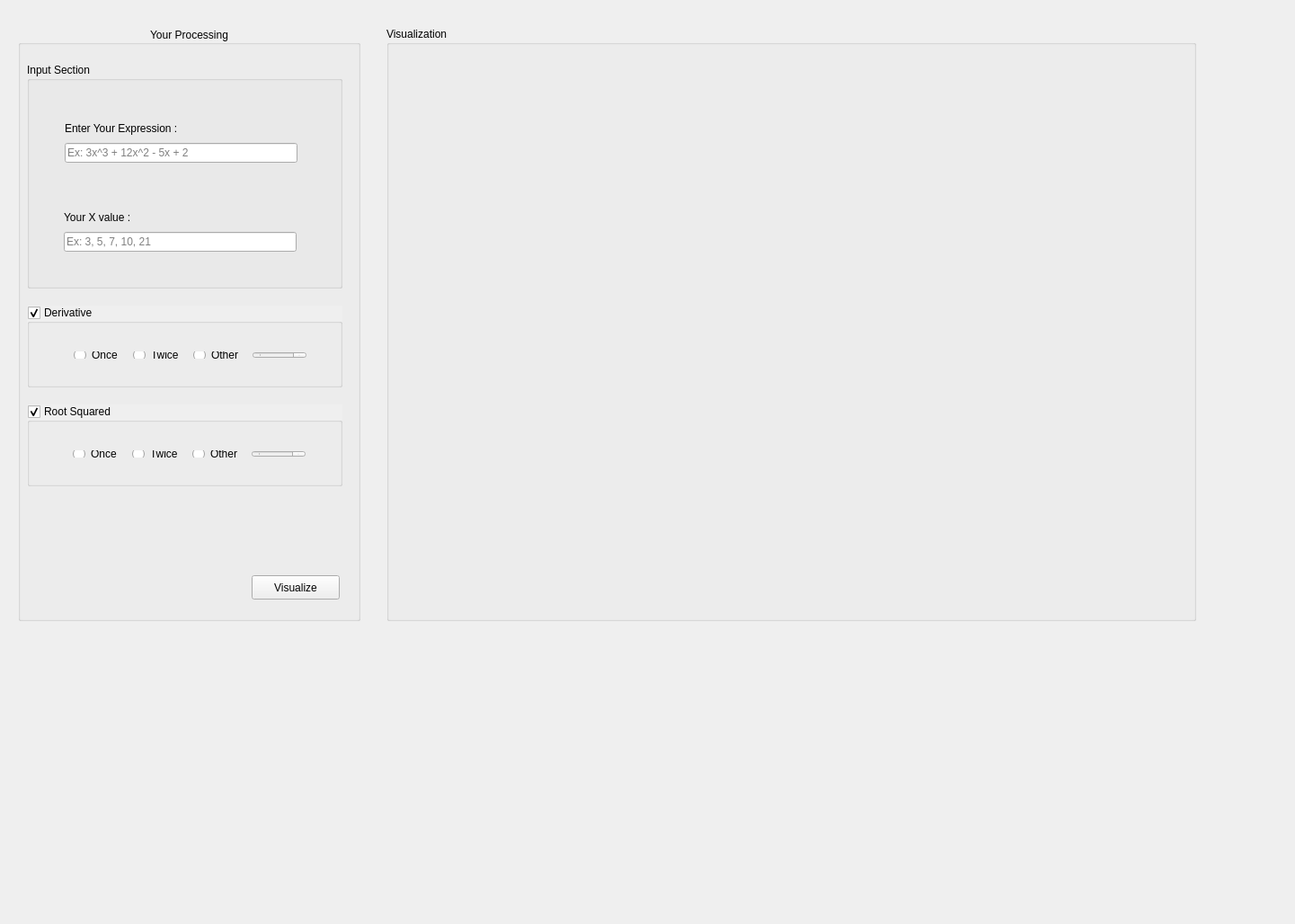
<?xml version="1.0" encoding="UTF-8"?>
<ui version="4.0">
 <class>Calviz</class>
 <widget class="QWidget" name="Calviz">
  <property name="geometry">
   <rect>
    <x>0</x>
    <y>0</y>
    <width>1441</width>
    <height>1028</height>
   </rect>
  </property>
  <property name="windowTitle">
   <string>Calviz</string>
  </property>
  <widget class="QGroupBox" name="ProcessingBox">
   <property name="enabled">
    <bool>true</bool>
   </property>
   <property name="geometry">
    <rect>
     <x>20</x>
     <y>30</y>
     <width>381</width>
     <height>661</height>
    </rect>
   </property>
   <property name="autoFillBackground">
    <bool>true</bool>
   </property>
   <property name="title">
    <string>Your Processing</string>
   </property>
   <property name="alignment">
    <set>Qt::AlignCenter</set>
   </property>
   <property name="flat">
    <bool>false</bool>
   </property>
   <widget class="QGroupBox" name="DerivativeBox">
    <property name="geometry">
     <rect>
      <x>10</x>
      <y>310</y>
      <width>351</width>
      <height>91</height>
     </rect>
    </property>
    <property name="autoFillBackground">
     <bool>true</bool>
    </property>
    <property name="title">
     <string>Derivative</string>
    </property>
    <property name="checkable">
     <bool>true</bool>
    </property>
    <property name="checked">
     <bool>true</bool>
    </property>
    <widget class="QWidget" name="layoutWidget">
     <property name="geometry">
      <rect>
       <x>41</x>
       <y>40</y>
       <width>281</width>
       <height>30</height>
      </rect>
     </property>
     <layout class="QHBoxLayout" name="horizontalLayout">
      <item>
       <widget class="QRadioButton" name="D_once_radioButton">
        <property name="text">
         <string>Once</string>
        </property>
       </widget>
      </item>
      <item>
       <widget class="QRadioButton" name="D_twice_radioButton">
        <property name="text">
         <string>Twice</string>
        </property>
       </widget>
      </item>
      <item>
       <widget class="QRadioButton" name="D_other_radioButton">
        <property name="text">
         <string>Other</string>
        </property>
       </widget>
      </item>
      <item>
       <widget class="QSpinBox" name="D_spinBox">
        <property name="enabled">
         <bool>false</bool>
        </property>
        <property name="minimum">
         <number>1</number>
        </property>
       </widget>
      </item>
     </layout>
    </widget>
   </widget>
   <widget class="QGroupBox" name="DerivativeBox_2">
    <property name="geometry">
     <rect>
      <x>10</x>
      <y>420</y>
      <width>351</width>
      <height>91</height>
     </rect>
    </property>
    <property name="autoFillBackground">
     <bool>true</bool>
    </property>
    <property name="title">
     <string>Root Squared</string>
    </property>
    <property name="checkable">
     <bool>true</bool>
    </property>
    <property name="checked">
     <bool>true</bool>
    </property>
    <widget class="QWidget" name="layoutWidget_2">
     <property name="geometry">
      <rect>
       <x>40</x>
       <y>40</y>
       <width>281</width>
       <height>30</height>
      </rect>
     </property>
     <layout class="QHBoxLayout" name="horizontalLayout_2">
      <item>
       <widget class="QRadioButton" name="RSD_once_radioButton">
        <property name="text">
         <string>Once</string>
        </property>
       </widget>
      </item>
      <item>
       <widget class="QRadioButton" name="RSD_twice_radioButton">
        <property name="text">
         <string>Twice</string>
        </property>
       </widget>
      </item>
      <item>
       <widget class="QRadioButton" name="RSD_other_radioButton">
        <property name="text">
         <string>Other</string>
        </property>
       </widget>
      </item>
      <item>
       <widget class="QSpinBox" name="RSD_spinBox">
        <property name="enabled">
         <bool>false</bool>
        </property>
        <property name="minimum">
         <number>1</number>
        </property>
       </widget>
      </item>
     </layout>
    </widget>
   </widget>
   <widget class="QPushButton" name="visualizeButton">
    <property name="geometry">
     <rect>
      <x>260</x>
      <y>610</y>
      <width>98</width>
      <height>27</height>
     </rect>
    </property>
    <property name="text">
     <string>Visualize</string>
    </property>
   </widget>
   <widget class="QGroupBox" name="InputBox">
    <property name="geometry">
     <rect>
      <x>10</x>
      <y>40</y>
      <width>351</width>
      <height>251</height>
     </rect>
    </property>
    <property name="title">
     <string>Input Section</string>
    </property>
    <widget class="QWidget" name="layoutWidget_5">
     <property name="geometry">
      <rect>
       <x>30</x>
       <y>150</y>
       <width>281</width>
       <height>71</height>
      </rect>
     </property>
     <layout class="QVBoxLayout" name="verticalLayout_2">
      <item>
       <widget class="QLabel" name="ExpressionLabel_2">
        <property name="text">
         <string>Your X value :</string>
        </property>
       </widget>
      </item>
      <item>
       <widget class="QLineEdit" name="xLineEdit">
        <property name="placeholderText">
         <string>Ex: 3, 5, 7, 10, 21</string>
        </property>
       </widget>
      </item>
     </layout>
    </widget>
    <widget class="QLabel" name="ExpressionExample">
     <property name="geometry">
      <rect>
       <x>31</x>
       <y>109</y>
       <width>16</width>
       <height>19</height>
      </rect>
     </property>
     <property name="text">
      <string/>
     </property>
    </widget>
    <widget class="QWidget" name="layoutWidget">
     <property name="geometry">
      <rect>
       <x>31</x>
       <y>51</y>
       <width>281</width>
       <height>71</height>
      </rect>
     </property>
     <layout class="QVBoxLayout" name="verticalLayout">
      <item>
       <widget class="QLabel" name="ExpressionLabel">
        <property name="text">
         <string>Enter Your Expression :</string>
        </property>
       </widget>
      </item>
      <item>
       <widget class="QLineEdit" name="exprLineEdit">
        <property name="placeholderText">
         <string>Ex: 3x^3 + 12x^2 - 5x + 2</string>
        </property>
       </widget>
      </item>
     </layout>
    </widget>
   </widget>
  </widget>
  <widget class="QGroupBox" name="groupBox_2">
   <property name="geometry">
    <rect>
     <x>430</x>
     <y>30</y>
     <width>901</width>
     <height>661</height>
    </rect>
   </property>
   <property name="title">
    <string>Visualization</string>
   </property>
   <widget class="QWidget" name="gridLayoutWidget">
    <property name="geometry">
     <rect>
      <x>30</x>
      <y>40</y>
      <width>301</width>
      <height>231</height>
     </rect>
    </property>
    <layout class="QGridLayout" name="gridLayout"/>
   </widget>
  </widget>
 </widget>
 <layoutdefault spacing="6" margin="11"/>
 <resources/>
 <connections/>
</ui>
